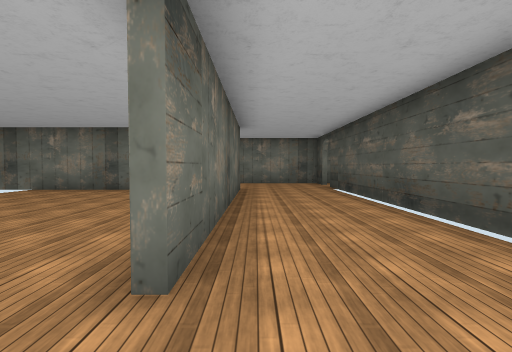
view 1 (above)

21 first-person views from a walk through a scene from a Unity 3-D project. The camera is 1.4 m above the floor, tilts 2° down and sees 85° across. The floor is counted in squares, 2 m on a side. Each view is taken from the middle of a square. On the plan, view 1 faces up. The plan holds only what a view shows up to about 9 squares ahead; the rest is blank. The place goes on beyond the plan. Some surface patterns are stand-ins.

view 2
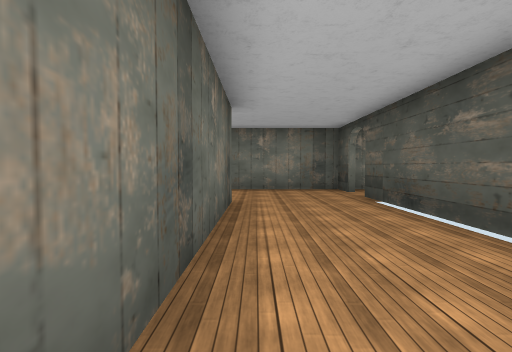

view 3
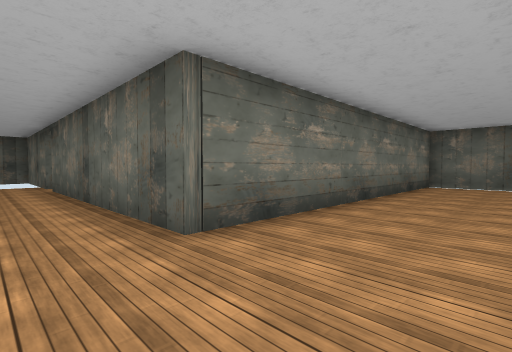

view 4
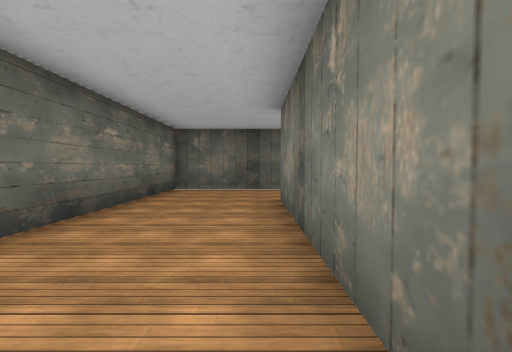

view 5
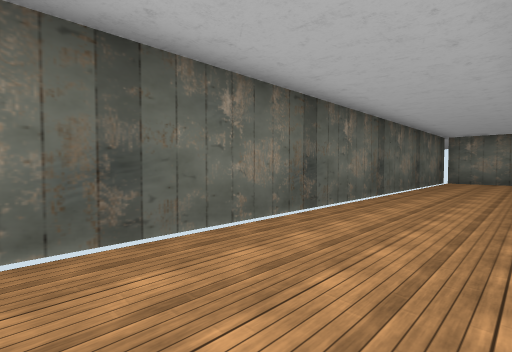

view 6
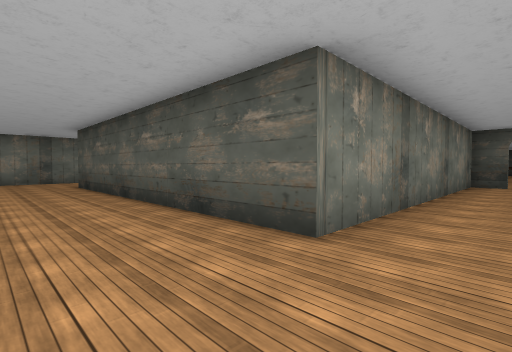

view 7
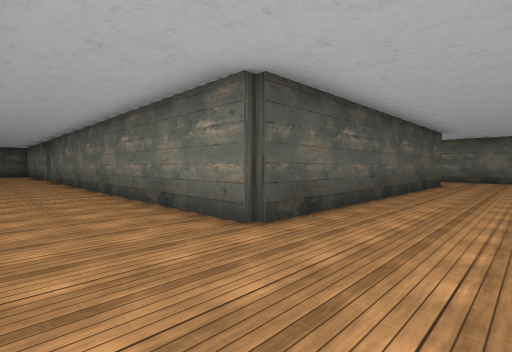

view 8
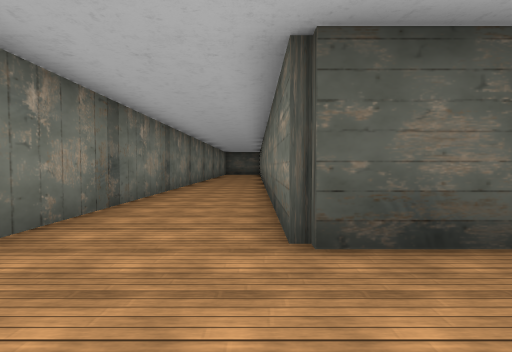

view 9
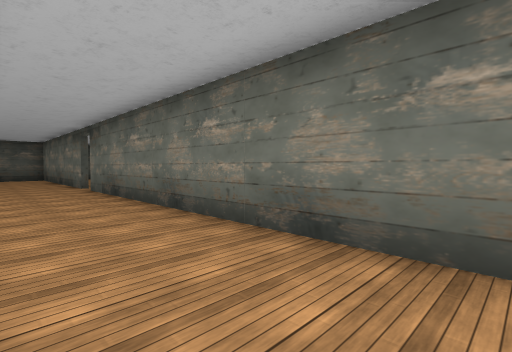

view 10
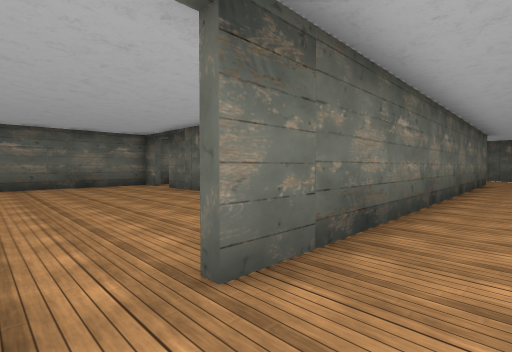

view 11
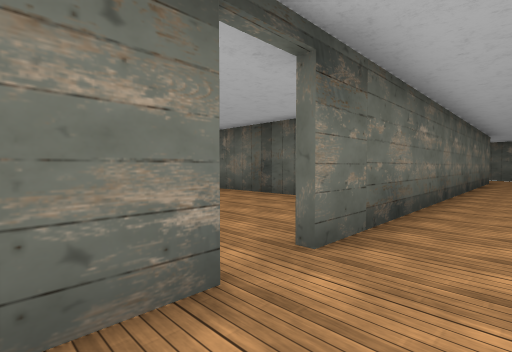

view 12
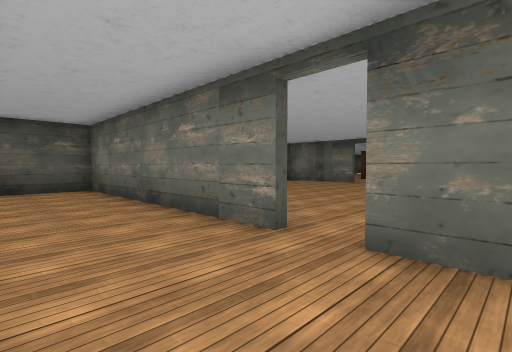

view 13
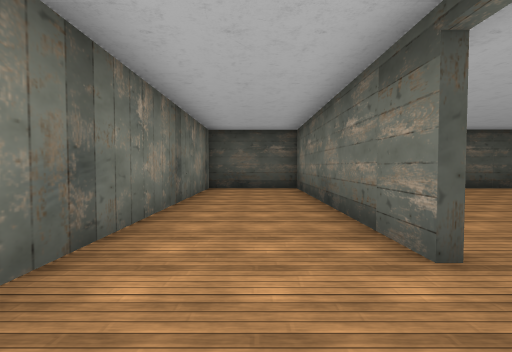

view 14
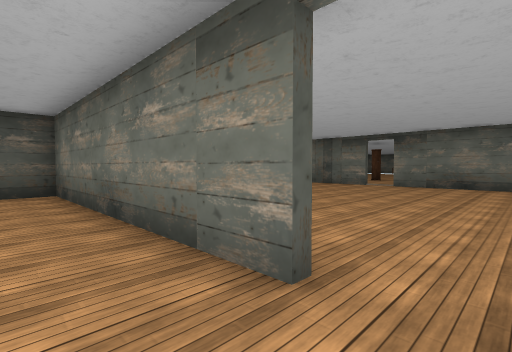

view 15
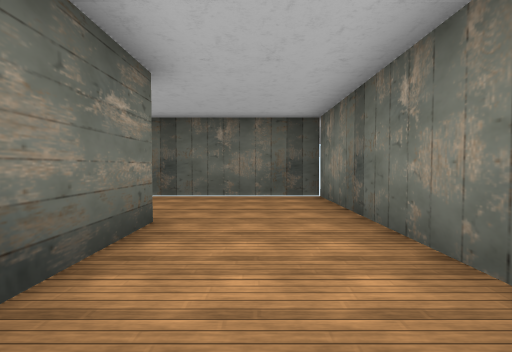

view 16
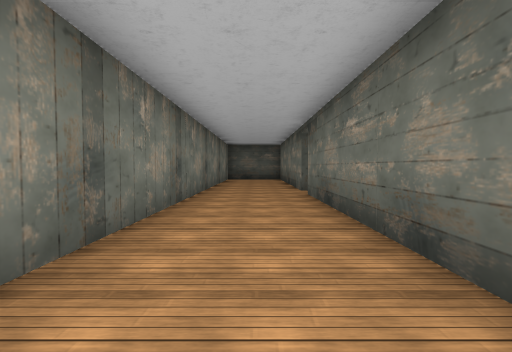

view 17
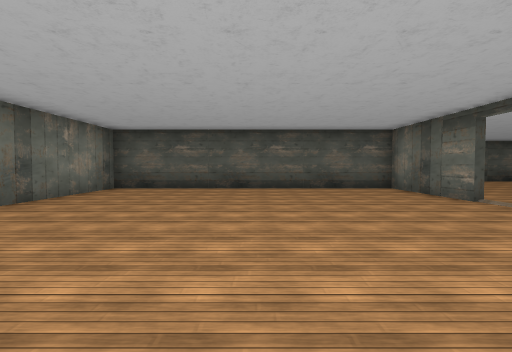

view 18
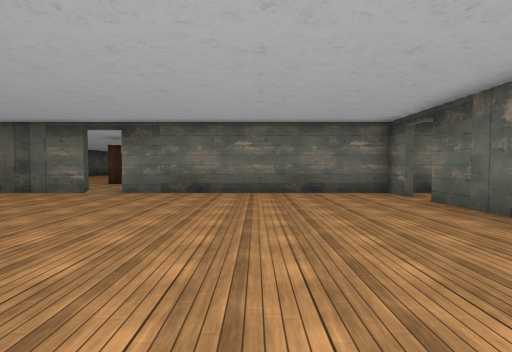

view 19
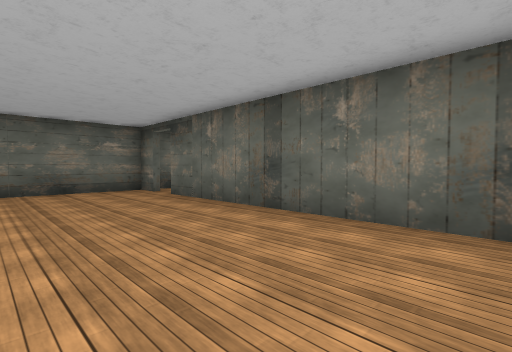

view 20
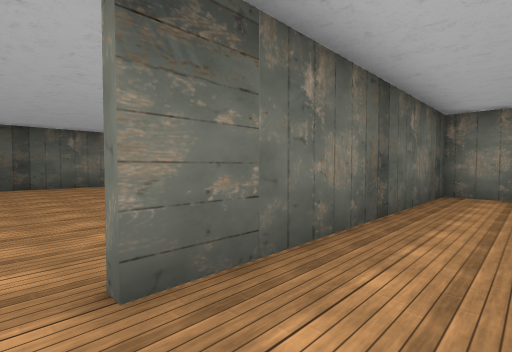

view 21
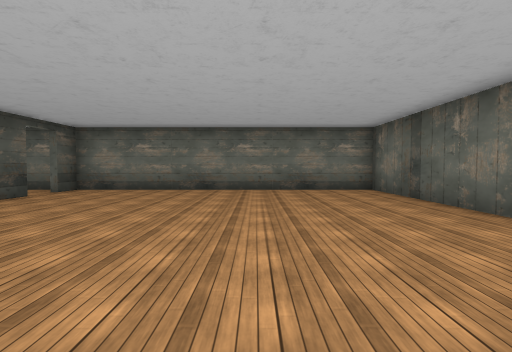

### Floor plan
Ten units are one square. View 1 is at (0, 0); x grows to the right and y downward. Boxes are objects, and circles mark ways between rooms. Rooms are numbered by the first view taken in them; rooms with no view inside come last. Other rooms are left out.
<svg viewBox="-101 -240 245 247">
<path fill="none" stroke="#000" d="M25 -105 25 -117M25 -115 -67 -115 -67 -207 60 -207M25 -26 25 -95M-5 -5 -5 2M69 -207 139 -207 139 -235 -96 -235 -96 -85 -5 -85 -5 -14M105 -117 139 -117 139 -205 99 -205M38 -205 25 -205 25 -134M25 -117 95 -117M-65 -162 -65 -117 23 -117M23 -134 23 -142"/>
<circle cx="65" cy="-210" r="3" fill="#2a7"/>
<circle cx="20" cy="-130" r="3" fill="#2a7"/>
<text x="-10" y="-110">1</text>
<text x="80" y="-160">2</text>
<text x="-20" y="-160">3</text>
</svg>
Room 1 opens to room 2. Room 2 opens to room 3.

Where each view was taken, in squares from view 1:
view 1: 0 up, 0 right, facing up
view 2: 3 up, 0 right, facing up
view 3: 11 up, 1 right, facing down-left
view 4: 11 up, 1 left, facing left
view 5: 10 up, 7 left, facing up-left
view 6: 10 up, 9 left, facing up-right
view 7: 23 up, 9 left, facing down-right
view 8: 21 up, 9 left, facing right
view 9: 23 up, 3 left, facing down-right
view 10: 22 up, 7 right, facing down-left
view 11: 22 up, 8 right, facing down-left
view 12: 23 up, 5 right, facing down-right
view 13: 22 up, 5 right, facing right
view 14: 22 up, 6 right, facing down-right
view 15: 22 up, 3 left, facing left
view 16: 22 up, 1 left, facing right
view 17: 16 up, 5 right, facing right
view 18: 19 up, 6 right, facing down
view 19: 20 up, 6 right, facing down-left
view 20: 13 up, 4 right, facing up-left
view 21: 20 up, 3 left, facing down
